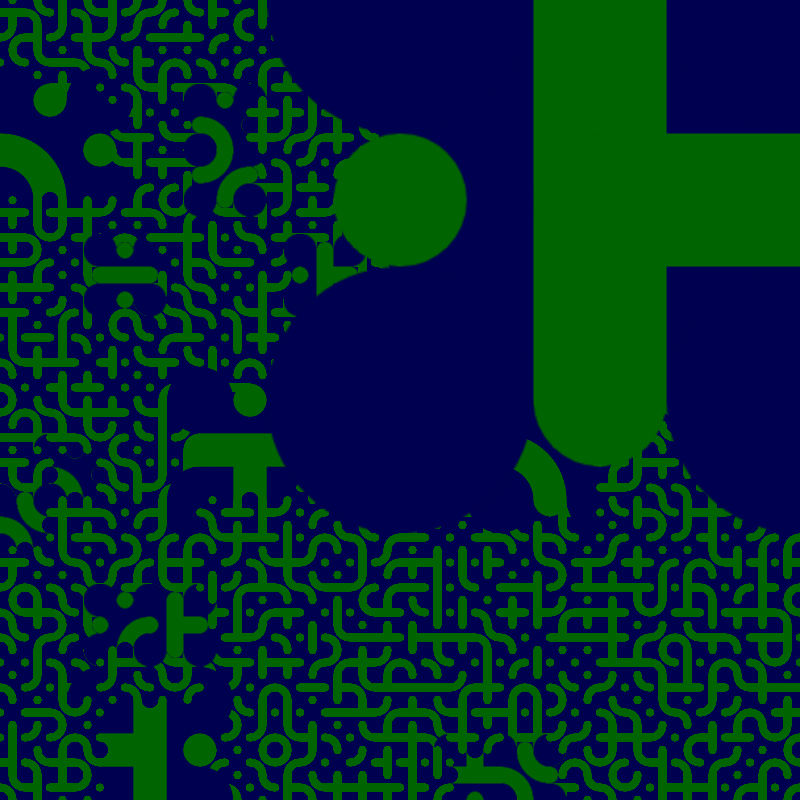
Frame 1 (no input)
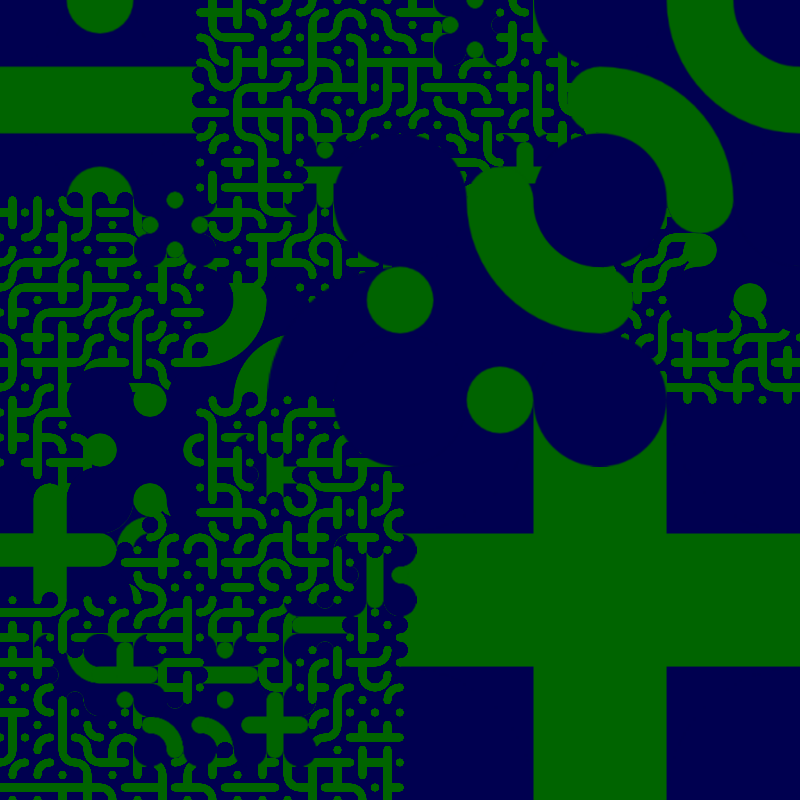
Frame 2 (the mouse pressed at the canvas centre, redrawn once)

The p5.js sketch that drew these frames (run headless with seeded random() and noise() and a simulated clock; the mouse was pressed at the canvas centre and the sketch redrawn once):

// p5.js sketch
// ── sketch.js
// Based off of https://christophercarlson.com/portfolio/multi-scale-truchet-patterns/
// and https://archive.bridgesmathart.org/2018/bridges2018-39.html

const STROKE_FACTOR = 5;
const COL1 = [0,0,80,255];
const COL2 = [0,100,0,255];
const BG = [0,0,0,0];

const SIZE = 400

let TEMP_HUE = 0;

let MAX_DEPTH = 5;

let shape1, shape2, shape3, shape4, shape5, shape6, shape7, shape8, shape9, shape10, shape11, shape12, shape13, shape14;
let shapes;

function setup() {
  createCanvas(SIZE*2, SIZE*2);
  // frameRate(1);
  noLoop();

  shape1 = createGraphics(SIZE, SIZE);
  classic(shape1);

  shape2 = createGraphics(SIZE, SIZE);
  rotateShape(shape2,PI/2)
  classic(shape2);

  //DIVISION TILES
  shape3 = createGraphics(SIZE, SIZE);
  division(shape3)

  shape4 = createGraphics(SIZE, SIZE);

  rotateShape(shape4,PI/2)  
  division(shape4);

  //FOUR DOTS TILE
  shape5 = createGraphics(SIZE, SIZE);
  dots(shape5);

  //X TILE
  shape6 = createGraphics(SIZE, SIZE);
  bix(shape6);

  //FROWN TILES
  shape7 = createGraphics(SIZE, SIZE);
  frown(shape7);

  shape8 = createGraphics(SIZE, SIZE);
  rotateShape(shape8,PI/2);
  frown(shape8);

  shape9 = createGraphics(SIZE, SIZE);
  rotateShape(shape9,PI)  
  frown(shape9);

  shape10 = createGraphics(SIZE, SIZE);
  rotateShape(shape10,1.5*PI)  
  frown(shape10);

  //T TILES
  shape11 = createGraphics(SIZE, SIZE);
  tShape(shape11);

  shape12 = createGraphics(SIZE, SIZE);
  rotateShape(shape12,PI/2)  
  tShape(shape12);
  
  shape13 = createGraphics(SIZE, SIZE);
  rotateShape(shape13,PI)  
  tShape(shape13);

  shape14 = createGraphics(SIZE, SIZE);
  rotateShape(shape14,1.5*PI)  
  tShape(shape14);

  shapes = [shape1, shape2, shape3, shape4, shape5, shape6, shape7, shape8, shape9, shape10, shape11, shape12, shape13, shape14]
}

function draw() {
    background(BG);
    drawTilesRec(0, 0, width, MAX_DEPTH);
}



function rotateShape(shape, angle){
  shape.translate(shape.width/2, shape.height/2);
  shape.rotate(angle);
  shape.translate(-shape.height/2, -shape.height/2);
}

function baseShape(shape){
  shape.noStroke();
  shape.rectMode(CENTER);
  shape.fill(COL1);
  shape.rect(shape.width/2, shape.height/2,shape.width*(3/5),shape.height*(3/5));
  shape.circle(shape.width*(1/5), shape.height*(1/5), (shape.height)*(2/5));
  shape.circle(shape.width*(1/5), shape.height*(4/5), (shape.height)*(2/5));
  shape.circle(shape.width*(4/5), shape.height*(1/5), (shape.height)*(2/5));
  shape.circle(shape.width*(4/5), shape.height*(4/5), (shape.height)*(2/5));
  shape.noFill();
  shape.stroke(COL2);
  shape.strokeWeight(shape.width/STROKE_FACTOR);

  // shape.strokeWeight(1)
  // shape.stroke("Black")
  // shape.fill("RED");
  // shape.rect(shape.width/2, shape.height/2,shape.width*(3/5),shape.height*(3/5));
  // shape.noStroke();
}


function classic(shape){
  baseShape(shape);
  shape.arc(shape.width*(1/5), shape.height*(1/5), shape.width*(3/5), shape.height*(3/5), 0, PI/2);
  shape.arc(shape.width*(4/5), shape.height*(4/5), shape.width*(3/5), shape.height*(3/5), PI, 1.5*PI);
}

function division(shape){
  baseShape(shape);
  shape.line(shape.width*(1/5), shape.height*(1/2), shape.width*(4/5), shape.height*(1/2));
  shape.point(shape.width*(1/2), shape.height*(1/5));
  shape.point(shape.width*(1/2), shape.height*(4/5));
}

function dots(shape){
  baseShape(shape);
  shape.point(shape.width*(1/2), shape.height*(1/5));
  shape.point(shape.width*(1/2), shape.height*(4/5));
  shape.point(shape.width*(1/5), shape.height*(1/2));
  shape.point(shape.width*(4/5), shape.height*(1/2));
}

function bix(shape){
  baseShape(shape);
  shape.line(shape.width*(1/5), shape.height*(1/2), shape.width*(4/5), shape.height*(1/2));
  shape.line(shape.width*(1/2), shape.height*(1/5), shape.width*(1/2), shape.height*(4/5));
}

function frown(shape){
  baseShape(shape);
  shape.arc(shape.width*(1/5), shape.height*(1/5), shape.width*(3/5), shape.height*(3/5), 0, PI/2);
  shape.point(shape.width*(1/2), shape.height*(4/5));
  shape.point(shape.width*(4/5), shape.height*(1/2));
}

function tShape(shape){
  baseShape(shape);
  shape.line(shape.width*(1/5), shape.height*(1/2), shape.width*(4/5), shape.height*(1/2));
  shape.line(shape.width*(1/2), shape.height*(1/5), shape.width*(1/2), shape.height*(1/2));
  shape.point(shape.width*(1/2), shape.height*(4/5));
}

function drawTilesRec(x,y, size, maxDepth){
  if(random()>0.1 && maxDepth>0){
    drawTilesRec(x,y, size/2, maxDepth-1);
    drawTilesRec(x+size/2,y+size/2, size/2, maxDepth-1);
    drawTilesRec(x,y+size/2, size/2, maxDepth-1);
    drawTilesRec(x+size/2,y, size/2, maxDepth-1);

  }
  else{
    drawShape(x,y,size)
  }
}

function drawShape(x,y,size){
  //FIRST TWO TILES
  imageMode(CENTER)
  // let SIZE = size*(5/3);


  let randIndex = Math.floor(Math.random() * shapes.length);

  myImg = shapes[randIndex].get();
  myImg.resize(size*(5/3), size*(5/3));
  image(myImg, x+size/2,y+size/2);
}
